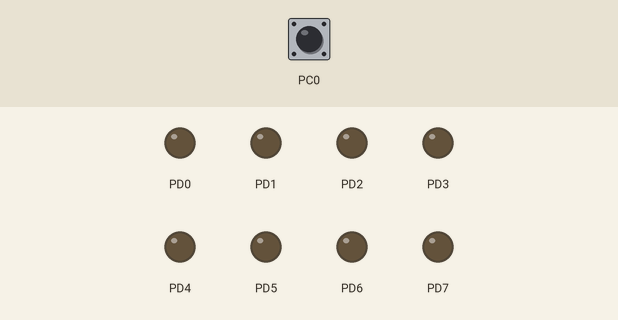
Recording of a program running on a simulated ATmega328P, built with avr-gcc and emulated at 8 MHz (the files do not name the chip). On the bench: output pins drawn as LEDs (lit = HIGH). The inputs (shaded band) are chosen by the test bench; at power-on: PC0 HIGH.

Above: at 1.2 s.
1.3 s: PC0 pulled LOW for 0.15 s
At 1.37 s:
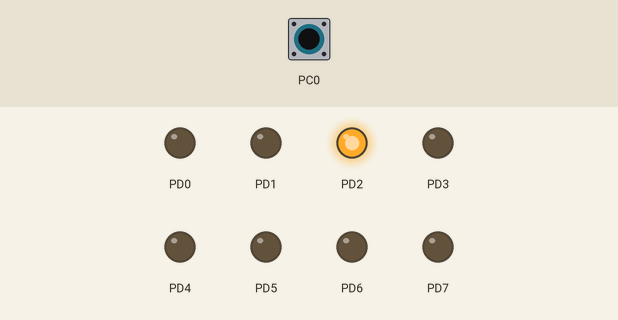
2.9 s: PC0 pulled LOW for 3.2 s
At 7.1 s:
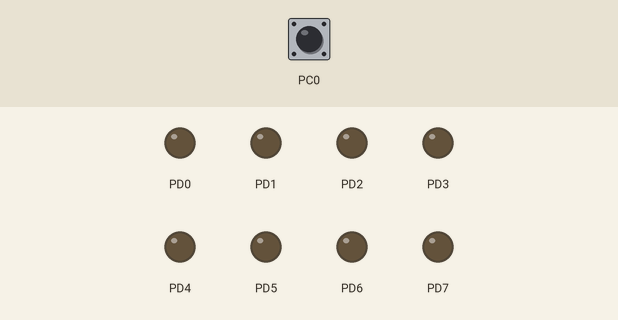
Timing chart, 0 to 8.6 s (numbered marks = the images above; inputs shaded):
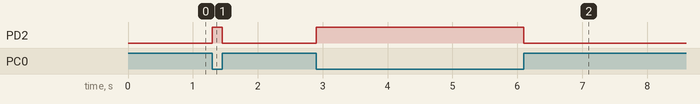

Measured:
- after the input at 1.3 s, PD2: LOW → HIGH at once, → LOW 0.15 s later
- after the input at 2.9 s, PD2: LOW → HIGH at once, → LOW 3.2 s later

The program:

main.c
```c
#include "main.h"
#include <stdbool.h>

int main() {
    unsigned char butcount = 0;

    DDRC = OUTPUT;
    DDRD = INPUT;
    PORTC = 0b00000001; // A0
    PORTD = 0b00000000;

    while(true) {
        if (!(PINC & 0b00000001)) // NOLINT
        {
            if ( butcount < 5 )
            {
                butcount++;
            }
            else
            {
                PORTD = 0b00000100;
            }
        }
        else
        {
            if ( butcount > 0 )
            {
                butcount--;
            }
            else
            {
                PORTD = 0b00000000;
            }
        }
    }
    return 0;
};
```

main.h
```c
#define F_CPU 8000000L

#include <avr/io.h>
#include <util/delay.h>

enum mode { INPUT = 0xFF, OUTPUT = 0x00};
```
